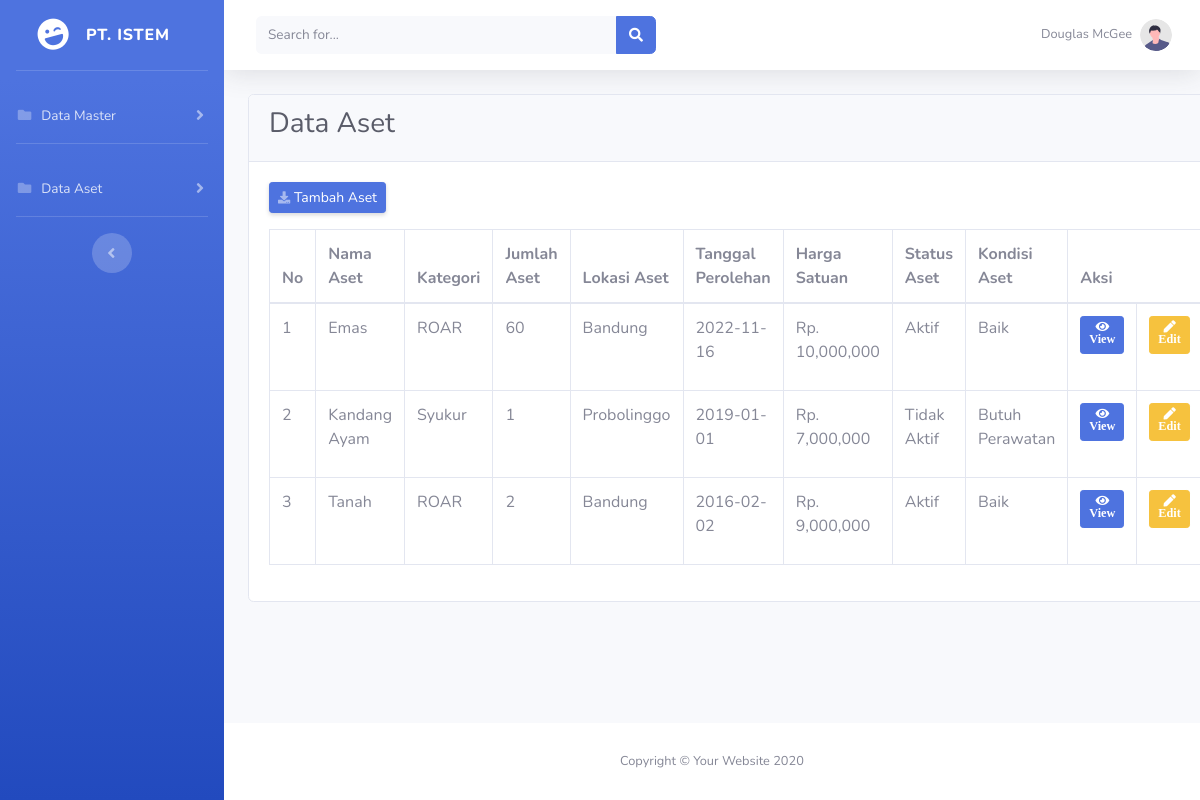
/aset/aset.php, run on the app's committed database.
### tables this page shows
CREATE TABLE `tb_aset` (
  `id_aset` int(11) NOT NULL,
  `id_kategori` int(11) NOT NULL,
  `id_lokasi` int(11) NOT NULL,
  `nama_aset` varchar(50) NOT NULL,
  `keterangan` text NOT NULL,
  `jumlah_aset` int(11) NOT NULL,
  `tgl_peroleh` date NOT NULL,
  `masa_manfaat` int(15) NOT NULL,
  `harga_peroleh` int(11) NOT NULL,
  `status_aset` varchar(11) NOT NULL,
  `kondisi_aset` varchar(20) NOT NULL
);

CREATE TABLE `tb_kategori` (
  `id_kategori` int(11) NOT NULL,
  `kode_kategori` varchar(11) NOT NULL,
  `kategori_barang` varchar(50) NOT NULL,
  `terakhir_update` timestamp NOT NULL DEFAULT current_timestamp() ON UPDATE current_timestamp()
);

CREATE TABLE `tb_lokasi` (
  `id_lokasi` int(11) NOT NULL,
  `nama_lokasi` varchar(50) NOT NULL,
  `terakhir_update` timestamp NOT NULL DEFAULT current_timestamp() ON UPDATE current_timestamp()
);

### function.php (called while the page is built, shortened)
<?php
$conn = mysqli_connect("localhost", "root", "", "aset");
function query($query) {
    global $conn;
    $result = mysqli_query($conn, $query);
    $box = [];
    while ( $shape = mysqli_fetch_assoc($result) ) {
        $box[] = $shape;
    }
    return $box;
}
?>

### aset/aset.php (the view, shortened to what this page needs)
<?php
require "../function.php";
$barang = query("SELECT * FROM tb_aset JOIN tb_kategori ON tb_aset.id_kategori = tb_kategori.id_kategori JOIN tb_lokasi ON tb_aset.id_lokasi = tb_lokasi.id_lokasi");
?>
<!DOCTYPE html>
<html lang="en">
  <head>
    <link href="../vendor/fontawesome-free/css/all.min.css" rel="stylesheet" type="text/css" />
    <link href="../css/sb-admin-2.min.css" rel="stylesheet" />
  </head>
  <body id="page-top">
    <div id="wrapper">
      <ul class="navbar-nav bg-gradient-primary sidebar sidebar-dark accordion" id="accordionSidebar">
        <a class="sidebar-brand d-flex align-items-center justify-content-center" href="../index.php">
          <div class="sidebar-brand-icon rotate-n-15">
            <i class="fas fa-laugh-wink"></i>
          </div>
          <div class="sidebar-brand-text mx-3">PT. ISTEM</div>
        </a>
        <hr class="sidebar-divider" />
        <li class="nav-item">
          <a class="nav-link collapsed" href="#" data-toggle="collapse" data-target="#collapsePages" aria-expanded="true" aria-controls="collapsePages">
            <i class="fas fa-fw fa-folder"></i>
            <span>Data Master</span>
          </a>
          </li>
          <hr class="sidebar-divider d-none d-md-block" />
          <li class="nav-item">
            <a class="nav-link collapsed" href="#" data-toggle="collapse" data-target="#collapseAset" aria-expanded="true" aria-controls="collapseAset">
              <i class="fas fa-fw fa-folder"></i>
              <span>Data Aset</span>
            </a>
        </li>
        <hr class="sidebar-divider d-none d-md-block" />
        <div class="text-center d-none d-md-inline">
          <button class="rounded-circle border-0" id="sidebarToggle"></button>
        </div>
      </ul>
      <div id="content-wrapper" class="d-flex flex-column">
        <div id="content">
          <nav class="navbar navbar-expand navbar-light bg-white topbar mb-4 static-top shadow">
            <form class="d-none d-sm-inline-block form-inline mr-auto ml-md-3 my-2 my-md-0 mw-100 navbar-search">
              <div class="input-group">
                <input type="text" class="form-control bg-light border-0 small" placeholder="Search for..." aria-label="Search" aria-describedby="basic-addon2" />
                <div class="input-group-append">
                  <button class="btn btn-primary" type="button">
                    <i class="fas fa-search fa-sm"></i>
                  </button>
                </div>
              </div>
            </form>
            <ul class="navbar-nav ml-auto">
              <li class="nav-item dropdown no-arrow">
                <a class="nav-link dropdown-toggle" href="#" id="userDropdown" role="button" data-toggle="dropdown" aria-haspopup="true" aria-expanded="false">
                  <span class="mr-2 d-none d-lg-inline text-gray-600 small">Douglas McGee</span>
                  <img class="img-profile rounded-circle" src="img/undraw_profile.svg" />
                </a>
              </li>
            </ul>
          </nav>
          <div class="container-fluid">
            <div class="d-sm-flex align-items-center justify-content-between mb-4">
              <div class="mb-4 text-gray-800">
                <div class="card">
                  <div class="card-header">
                    <h3>Data Aset</h3>
                  </div>
                  <div class="card-body">
                  <a href="add-aset.php" class="d-none d-sm-inline-block btn btn-sm btn-primary shadow-sm mb-3"><i class="fas fa-download fa-sm text-white-50"></i> Tambah Aset </a>
                  <table class="table table-bordered" id="dataTable" width="100%" cellspacing="0">
                  <thead>
                    <tr>
                      <th>No</th>
                      <th>Nama Aset</th>
                      <th>Kategori</th>
                      <th>Jumlah Aset</th>
                      <th>Lokasi Aset</th>
                      <th>Tanggal Perolehan</th>
                      <th>Harga Satuan</th>
                      <th>Status Aset</th>
                      <th>Kondisi Aset</th>
                      <th colspan="3">Aksi</th>
                    </tr>
                  </thead>
                  <tbody>
                  <?php $no = 1; ?>
                    <?php foreach ($barang as $br) : ?>
                    <tr>
                      <td><?php echo $no; ?></td>
                      <td><?php echo $br["nama_aset"]; ?></td>
                      <td><?php echo $br["kategori_barang"]; ?></td>
                      <td><?php echo $br["jumlah_aset"]; ?></td>
                      <td><?php echo $br["nama_lokasi"]; ?></td>
                      <td><?php echo $br["tgl_peroleh"]; ?></td>
                      <td>Rp. <?php echo number_format($br["harga_peroleh"]); ?></td>
                      <td><?php echo $br["status_aset"]; ?></td>
                      <td><?php echo $br["kondisi_aset"]; ?></td>
                      <td>
                        <a class="btn btn-sm btn-primary" href="views-aset.php?id_aset=<?php echo $br["id_aset"]; ?>">
                          <i class="fas fa-eye fa-sm text-white"> View
                        </a>
                      </td>
                      <td>
                        <a class="btn btn-sm btn-warning" href="edit-aset.php?id_aset=<?php echo $br["id_aset"]; ?>">
                            <i class="fas fa-pen fa-sm text-white"> Edit
                        </a>
                      </td>
                      <?php $no++; ?>
                    <?php endforeach; ?>
                    </tr>
                  </tbody>
                </table>
                  </div>
                </div>
              </div>
            </div>
          </div>
        </div>
        <footer class="sticky-footer bg-white">
          <div class="container my-auto">
            <div class="copyright text-center my-auto">
              <span>Copyright &copy; Your Website 2020</span>
            </div>
          </div>
        </footer>
      </div>
    </div>
  </body>
</html>

### data on the page
tb_aset: nama_aset "Emas", id_kategori.kategori_barang "ROAR", jumlah_aset "60", id_lokasi.nama_lokasi "Bandung", tgl_peroleh "2022-11-16", harga_peroleh "10,000,000", status_aset "Aktif", kondisi_aset "Baik"
tb_aset: nama_aset "Kandang Ayam", id_kategori.kategori_barang "Syukur", jumlah_aset "1", id_lokasi.nama_lokasi "Probolinggo", tgl_peroleh "2019-01-01", harga_peroleh "7,000,000", status_aset "Tidak Aktif", kondisi_aset "Butuh Perawatan"
tb_aset: nama_aset "Tanah", id_kategori.kategori_barang "ROAR", jumlah_aset "2", id_lokasi.nama_lokasi "Bandung", tgl_peroleh "2016-02-02", harga_peroleh "9,000,000", status_aset "Aktif", kondisi_aset "Baik"
